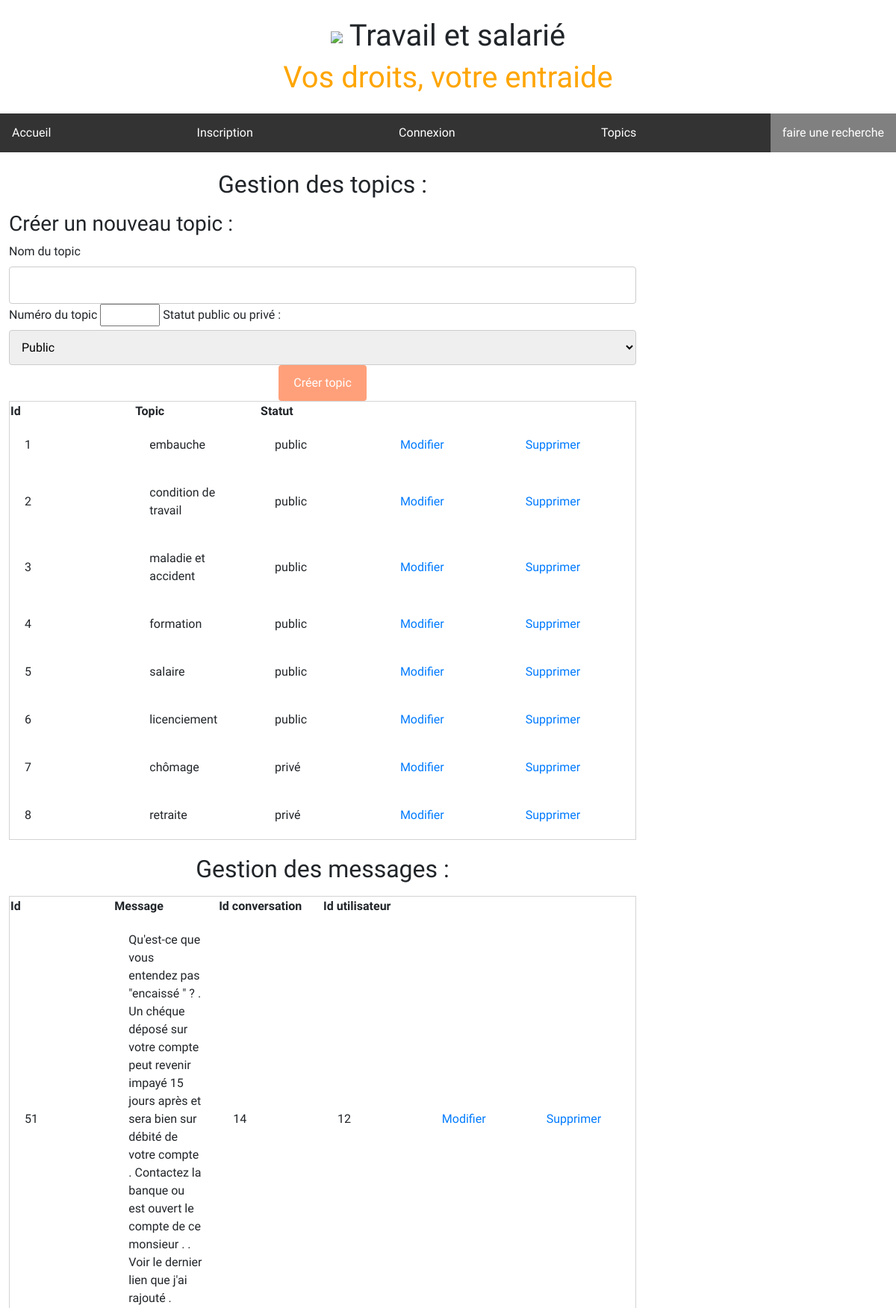
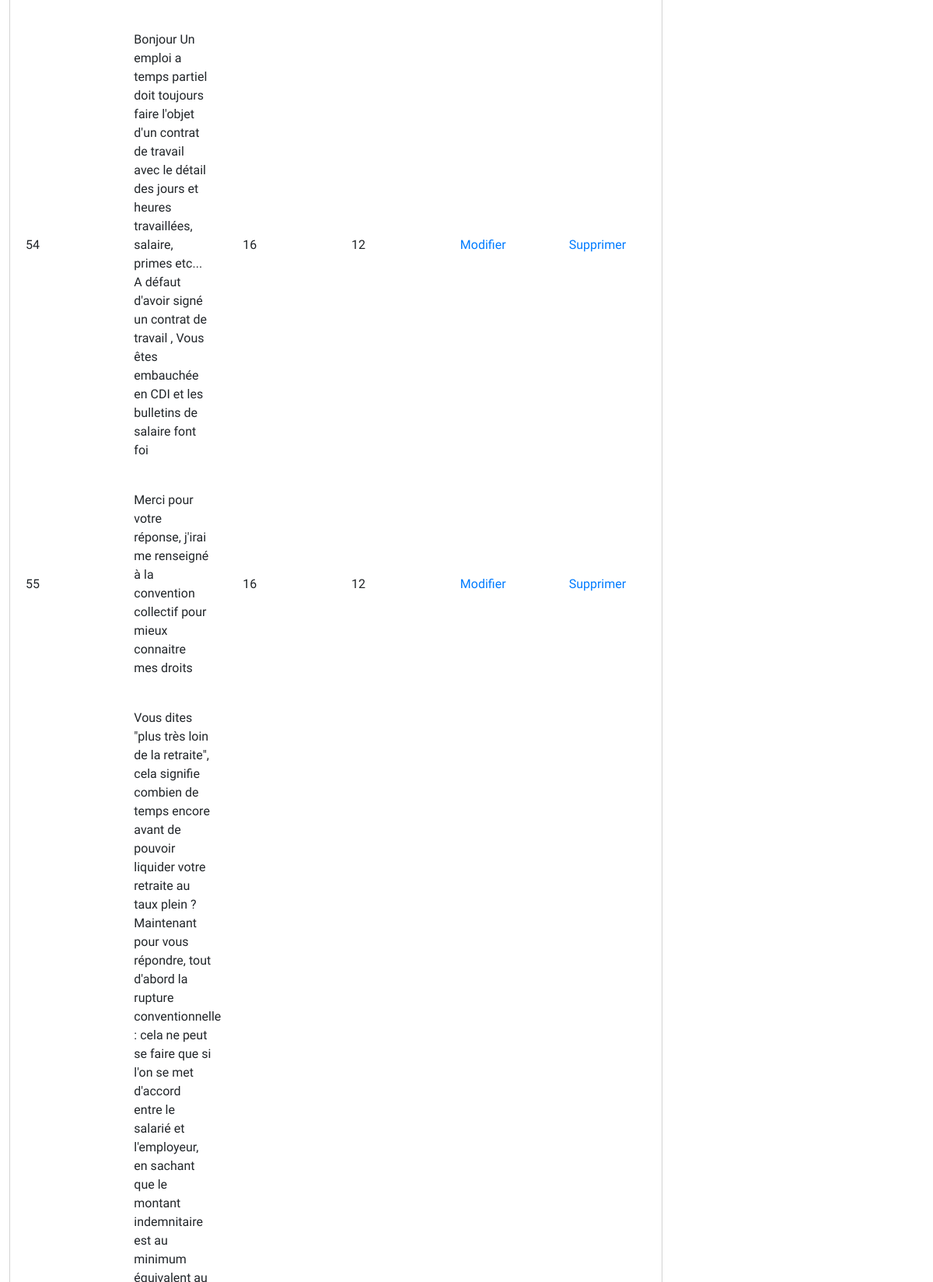
/moderation.php (upper part), run on the app's committed database (2 pictures, top to bottom).
### tables this page shows
CREATE TABLE `topics` (
  `id` int(11) NOT NULL,
  `topic` varchar(255) NOT NULL,
  `statut` varchar(255) NOT NULL,
  `image` varchar(80) NOT NULL
);

CREATE TABLE `messages` (
  `id` int(11) NOT NULL,
  `message` text NOT NULL,
  `id_conversation` int(11) NOT NULL,
  `id_utilisateur` int(11) NOT NULL,
  `date_message` text NOT NULL
);

### includes/moderation_messages.php (the view, shortened to what this page needs)
<div class="container_admin">
<h2 class="h2_moderation"> Gestion des messages : </h2>
  <table>
    <thead>
      <tr>
        <th> Id </th>
        <th> Message </th>
        <th> Id conversation </th>
        <th> Id utilisateur </th>
      </tr>
    </thead>
    <tbody>
     <?php
       $sql = 'SELECT * FROM messages';
       $params = [];
       $resultats = $db->prepare($sql);
       $resultats->execute($params);
       if ($resultats->rowCount() > 0)
       {
          while ($d = $resultats->fetch(PDO::FETCH_ASSOC))
            {
              ?>
              <tr>
                <td><?=$d['id'] ?></td>
                <td><?=$d['message'] ?></td>
                <td><?=$d['id_conversation'] ?></td>
                <td><?=$d['id_utilisateur'] ?></td>
                <td><a href="modifier_message.php?id=<?= $d['id'] ?>"> Modifier </a></td>
                <td><a href="supprimer_message.php?id=<?= $d['id'] ?>"> Supprimer </a></td>
              </tr>
              <?php
            }
        } ?>
    </tbody>
  </table>
</div>

### includes/moderation_topics.php (shortened to what this page needs)
<div class="container_admin">
<h2 class="h2_moderation"> Gestion des topics : </h2>
<h3> Créer un nouveau topic : </h3>
<form name="creation_topic" class="" action="creation_topic.php" method="post">
  <label for="">Nom du topic</label>
   <input type="text" name="nom_topic" value="">
  <label for="">Numéro du topic</label>
   <input type="number" name="id" value="Insérer le numéro du topic" max="50" min="1">
  <label for=""> Statut public ou privé : </label>
  <select name="statut" id="statut">
    <option value="public"> Public </option>
  </select>
  <input type="submit" name="creation_topic" value="Créer topic">
</form>
   <table>
      <thead>
        <tr>
         <th> Id </th>
         <th> Topic </th>
         <th> Statut </th>
       </tr>
      </thead>
      <tbody>
       <?php
        $sql = 'SELECT * FROM topics';
        $params = [];
        $resultats = $db->prepare($sql);
        $resultats->execute($params);
        if ($resultats->rowCount() > 0)
        {
           while ($d = $resultats->fetch(PDO::FETCH_ASSOC))
             {
               ?>
                <tr>
                 <td><?=$d['id'] ?></td>
                 <td><?=$d['topic'] ?></td>
                 <td><?=$d['statut'] ?></td>
                 <td><a href="modifier_topic.php?id=<?php echo $d['id'] ?>"> Modifier </a></td>
       					 <td><a href="supprimer_topic.php?id=<?php echo $d['id'] ?>"> Supprimer </a></td>
               <?php
             }
         } ?>
     </tbody>
   </table>
</div>

### css/style.css (style rules this page uses)
body { background-color: #F5F5F4; font-family: 'Barlow', sans-serif; font-family: 'Asap', sans-serif; margin: auto; padding: auto; min-height: 100%; margin: 0; padding: 0; }
html { height: 100%; }
.container_admin { margin: 1%; width: 70%; }
.annuaire th, td { padding: 20px; }
h2 { text-align: center; padding: 1%; }
table { table-layout: fixed; width: 100%; padding: 1%; border-collapse: collapse; border: 1px solid lightgrey; }
* { font-family: 'Asap', sans-serif; }

### css/form.css (style rules this page uses)
* { box-sizing: border-box; }
input[type=text], select, textarea { width: 100%; padding: 12px; border: 1px solid #ccc; border-radius: 4px; resize: vertical; }
input[type=submit] { background-color: lightsalmon; color: white; padding: 12px 20px; border: none; border-radius: 4px; cursor: pointer; float: center; display: block; margin:auto; }

### data on the page
topics: id "1", topic "embauche", statut "public"
topics: id "2", topic "condition de travail", statut "public"
topics: id "3", topic "maladie et accident", statut "public"
topics: id "4", topic "formation", statut "public"
topics: id "5", topic "salaire", statut "public"
topics: id "6", topic "licenciement", statut "public"
topics: id "7", topic "chômage", statut "privé"
topics: id "8", topic "retraite", statut "privé"
messages: id "51", message "Qu'est-ce que vous entendez pas \"encaissé \" ? . Un chéque déposé sur votre compte peut revenir impayé 15 jours après et sera bien sur débité de votre compte . Contactez la banque ou est ouvert le compte de ce monsieur . . Voir le dernier lien que j'ai rajouté .", id_conversation "14", id_utilisateur "12"
messages: id "54", message "Bonjour Un emploi a temps partiel doit toujours faire l'objet d'un contrat de travail avec le détail des jours et heures travaillées, salaire, primes etc... A défaut d'avoir signé un contrat de travail , Vous êtes embauchée en CDI et les bulletins de salaire font foi", id_conversation "16", id_utilisateur "12"
messages: id "55", message "Merci pour votre réponse, j'irai me renseigné à la convention collectif pour mieux connaitre mes droits", id_conversation "16", id_utilisateur "12"
